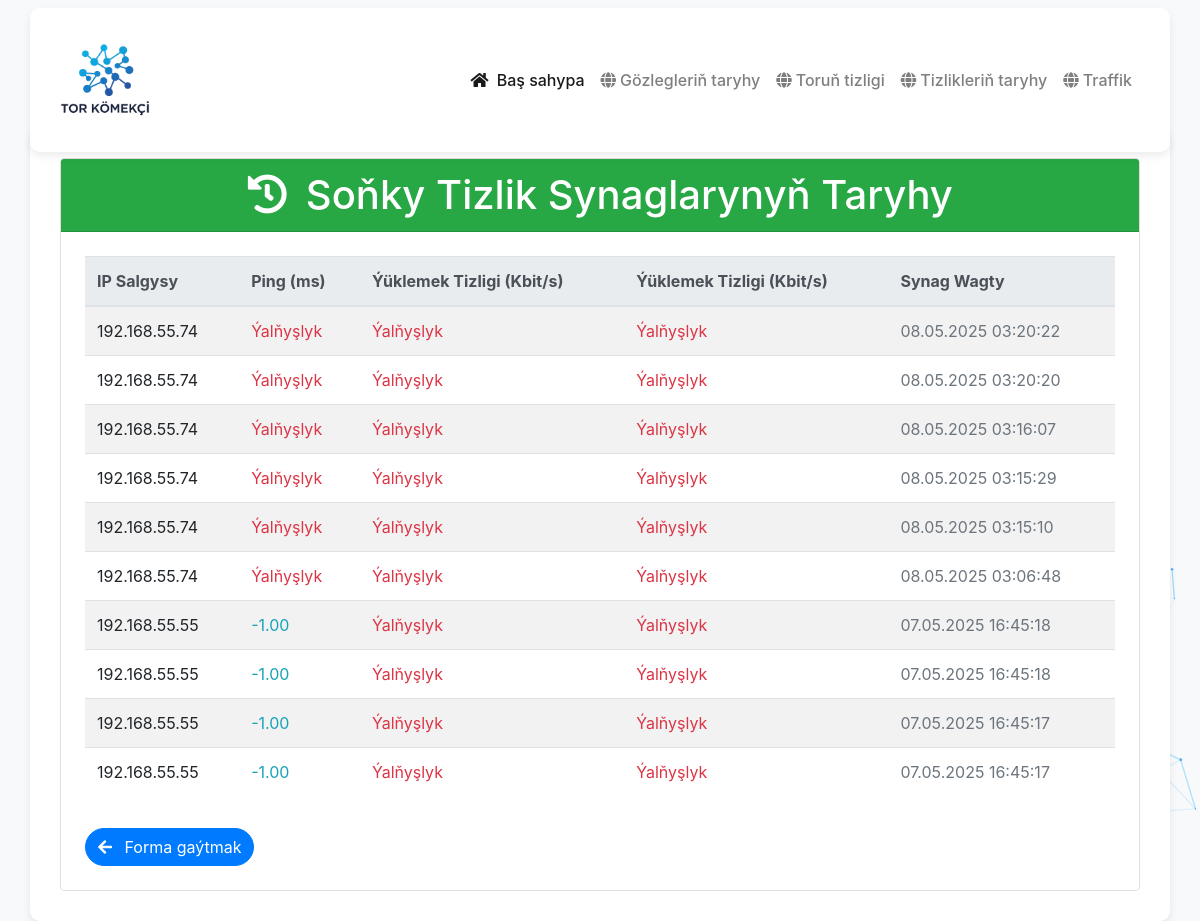
Page /history/ on the earlier database version.
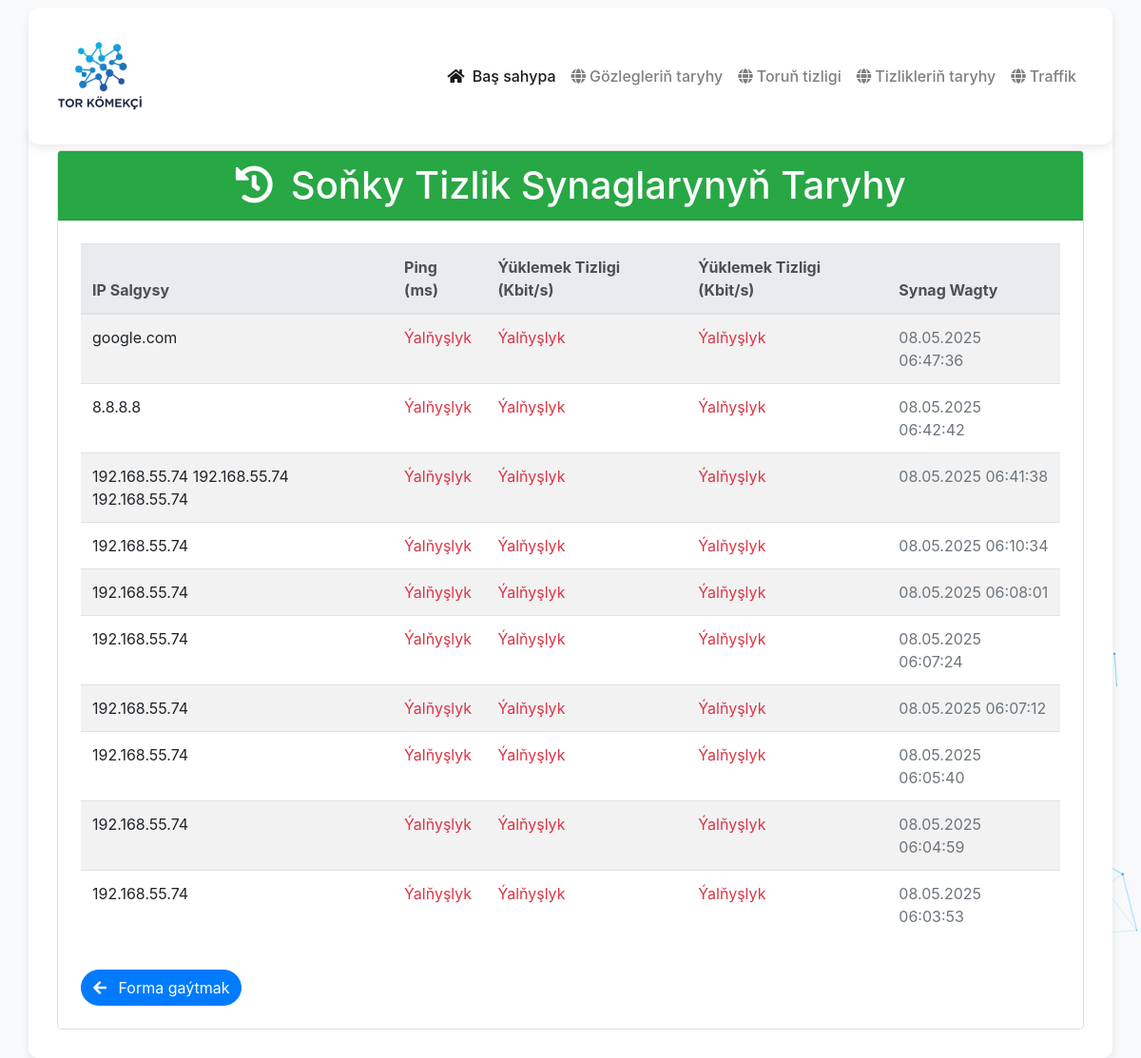
Same page on the later database version.
### app/models.py (models this page shows, shortened)
class SpeedTestResult(models.Model):
    ip_address = models.CharField(max_length=100)
    ping_ms = models.FloatField(null=True, blank=True)
    download_speed_kbps = models.FloatField(null=True, blank=True)
    upload_speed_kbps = models.FloatField(null=True, blank=True)
    timestamp = models.DateTimeField(default=timezone.now)

### app/views.py (the view)
# urls.py: path('history/', history_view, name='speed_test_history'),
def history_view(request):
    history = SpeedTestResult.objects.all().order_by('-timestamp')[:10]
    return render(request, 'speed_tester/history.html', {'history': history})

### app/templates/speed_tester/history.html
{% extends "layouts.html" %}
{% load static %}
{% block content %}
<div class="container mt-5">
    <div class="card rounded-lg">
        <div class="card-header bg-success text-white">
            <h1 class="mb-0 text-white"><i class="fas fa-history mr-2"></i> Soňky Tizlik Synaglarynyň Taryhy</h1>
        </div>
        <div class="card-body p-4">
            {% if history %}
                <div class="table-responsive">
                    <table class="table table-striped table-hover bg-white rounded">
                        <thead class="thead-light">
                            <tr>
                                <th>IP Salgysy</th>
                                <th>Ping (ms)</th>
                                <th>Ýüklemek Tizligi (Kbit/s)</th>
                                <th>Ýüklemek Tizligi (Kbit/s)</th>
                                <th>Synag Wagty</th>
                            </tr>
                        </thead>
                        <tbody>
                            {% for result in history %}
                                <tr>
                                    <td>{{ result.ip_address }}</td>
                                    <td>
                                        {% if result.ping_ms is not None %}
                                            <span class="text-info">{{ result.ping_ms|floatformat:2 }}</span>
                                        {% else %}
                                            <span class="text-danger">Ýalňyşlyk</span>
                                        {% endif %}
                                    </td>
                                    <td>
                                        {% if result.download_speed_kbps is not None %}
                                            <span class="text-success">{{ result.download_speed_kbps|floatformat:2 }}</span>
                                        {% else %}
                                            <span class="text-danger">Ýalňyşlyk</span>
                                        {% endif %}
                                    </td>
                                    <td>
                                        {% if result.upload_speed_kbps is not None %}
                                            <span class="text-primary">{{ result.upload_speed_kbps|floatformat:2 }}</span>
                                        {% else %}
                                            <span class="text-danger">Ýalňyşlyk</span>
                                        {% endif %}
                                    </td>
                                    <td><span class="text-muted">{{ result.timestamp|date:"d.m.Y H:i:s" }}</span></td>
                                </tr>
                            {% endfor %}
                        </tbody>
                    </table>
                </div>
            {% else %}
                <p class="lead">Synag taryhy boş.</p>
            {% endif %}
            <div class="mt-3">
                <a href="{% url 'speed_test' %}" class="btn btn-primary rounded-pill"><i class="fas fa-arrow-left mr-2"></i> Forma gaýtmak</a>
            </div>
        </div>
    </div>
</div>
{% endblock %}

Differences in the rows shown:
no longer on this page (row unchanged): SpeedTestResult: ip_address "192.168.55.74", shows "Ýalňyşlyk", timestamp "08.05.2025 03:20:22"
no longer on this page (row unchanged): SpeedTestResult: ip_address "192.168.55.74", shows "Ýalňyşlyk", timestamp "08.05.2025 03:20:20"
no longer on this page (row unchanged): SpeedTestResult: ip_address "192.168.55.74", shows "Ýalňyşlyk", timestamp "08.05.2025 03:16:07"
no longer on this page (row unchanged): SpeedTestResult: ip_address "192.168.55.74", shows "Ýalňyşlyk", timestamp "08.05.2025 03:15:29"
no longer on this page (row unchanged): SpeedTestResult: ip_address "192.168.55.74", shows "Ýalňyşlyk", timestamp "08.05.2025 03:15:10"
no longer on this page (row unchanged): SpeedTestResult: ip_address "192.168.55.74", shows "Ýalňyşlyk", timestamp "08.05.2025 03:06:48"
no longer on this page (row unchanged): SpeedTestResult: ip_address "192.168.55.55", ping_ms "-1.00", shows "Ýalňyşlyk", timestamp "07.05.2025 16:45:18"
no longer on this page (row unchanged): SpeedTestResult: ip_address "192.168.55.55", ping_ms "-1.00", shows "Ýalňyşlyk", timestamp "07.05.2025 16:45:18"
no longer on this page (row unchanged): SpeedTestResult: ip_address "192.168.55.55", ping_ms "-1.00", shows "Ýalňyşlyk", timestamp "07.05.2025 16:45:17"
no longer on this page (row unchanged): SpeedTestResult: ip_address "192.168.55.55", ping_ms "-1.00", shows "Ýalňyşlyk", timestamp "07.05.2025 16:45:17"
added SpeedTestResult: ip_address "google.com", shows "Ýalňyşlyk", timestamp "08.05.2025 06:47:36"
added SpeedTestResult: ip_address "8.8.8.8", shows "Ýalňyşlyk", timestamp "08.05.2025 06:42:42"
added SpeedTestResult: ip_address "192.168.55.74 192.168.55.74 192.168.55.74", shows "Ýalňyşlyk", timestamp "08.05.2025 06:41:38"
added SpeedTestResult: ip_address "192.168.55.74", shows "Ýalňyşlyk", timestamp "08.05.2025 06:10:34"
added SpeedTestResult: ip_address "192.168.55.74", shows "Ýalňyşlyk", timestamp "08.05.2025 06:08:01"
added SpeedTestResult: ip_address "192.168.55.74", shows "Ýalňyşlyk", timestamp "08.05.2025 06:07:24"
added SpeedTestResult: ip_address "192.168.55.74", shows "Ýalňyşlyk", timestamp "08.05.2025 06:07:12"
added SpeedTestResult: ip_address "192.168.55.74", shows "Ýalňyşlyk", timestamp "08.05.2025 06:05:40"
added SpeedTestResult: ip_address "192.168.55.74", shows "Ýalňyşlyk", timestamp "08.05.2025 06:04:59"
added SpeedTestResult: ip_address "192.168.55.74", shows "Ýalňyşlyk", timestamp "08.05.2025 06:03:53"
